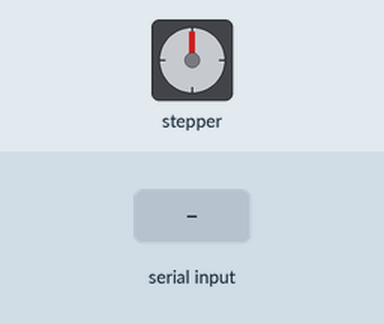
The sketch below on a simulated ESP8266 (NodeMCU). On the bench: stepper motor. Inputs (shaded band) come from the test bench. Stepper angles assume 200 steps per turn.

Above: at 1.2 s.
1.3 s: "MOVE X90\n" received over Serial
At 1.45 s:
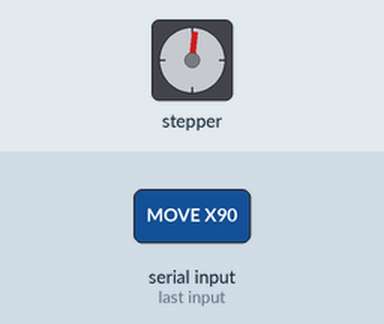
At 2.7 s:
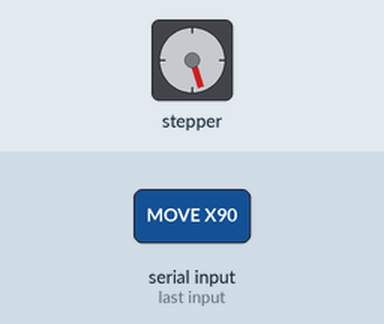
3.2 s: "MOVE X90\n" received over Serial
At 4.2 s:
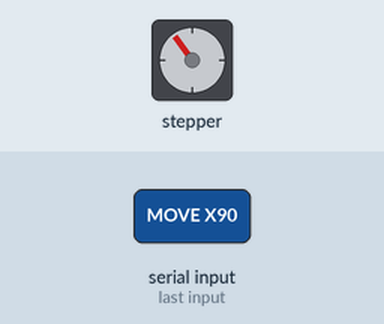
Timing chart, 0 to 6.2 s (numbered marks = the images above; inputs shaded):
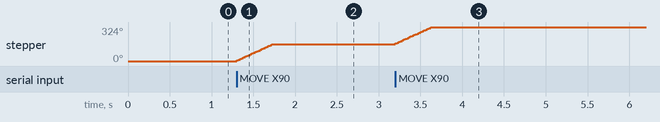

The sketch:

ESP1__X-axis_control_.ino
```cpp
#include <ESP8266WiFi.h>
#include <espnow.h>
#include <Stepper.h>

// Stepper Motor Pins and Steps for X-axis
#define X_STEPS_PER_REV 200
Stepper x_stepper(X_STEPS_PER_REV, D1, D3, D2, D4);  // Example pin connections for the stepper motor

// ESP-NOW peer MAC address (of ESP2)
uint8_t esp2_address[] = {0x24, 0x6F, 0x28, 0xAE, 0x12, 0x34};

// UART settings for receiving commands from Raspberry Pi
void setup() {
  Serial.begin(115200);  // UART
  x_stepper.setSpeed(60); // RPM

  // Initialize Wi-Fi and ESP-NOW
  WiFi.mode(WIFI_STA);
  if (esp_now_init() != 0) {
    Serial.println("Error initializing ESP-NOW");
    return;
  }

  // Add the peer (ESP2 for Y-axis)
  esp_now_add_peer(esp2_address, ESP_NOW_ROLE_COMBO, 1, NULL, 0);
}

void moveX(int steps) {
  x_stepper.step(steps);  // Move X-axis stepper
  delay(100);  // Delay to allow motor to finish movement
}

void sendToY() {
  // After X-axis movement, send a message to Y-axis ESP (ESP2)
  String message = "MOVE_Y";  // Example message
  esp_now_send(esp2_address, (uint8_t *)message.c_str(), message.length());
}

void loop() {
  if (Serial.available()) {
    String command = Serial.readStringUntil('\n');

    if (command.startsWith("MOVE X")) {
      int steps = command.substring(6).toInt();  // Extract number of steps
      moveX(steps);  // Move X-axis motor

      sendToY();  // Notify Y-axis ESP to move next
    }
  }
}
```

Measured:
- after the input at 1.3 s, stepper: turns 162° clockwise in 0.45 s, starting at once
- after the input at 3.2 s, stepper: turns 162° clockwise in 0.45 s, starting at once
